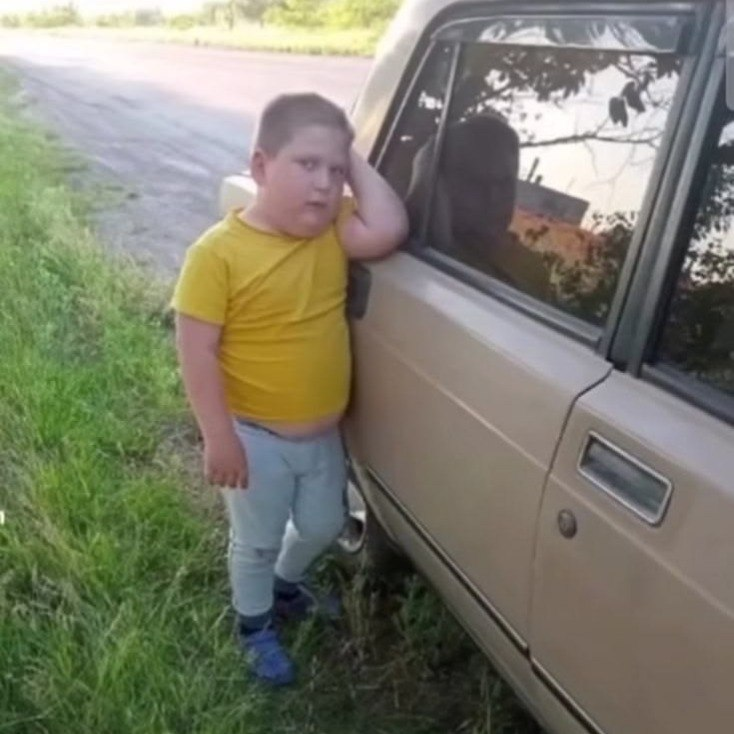
#> input picture lab4/image.jpg, 734 x 734 px
$ jupyter execute lab4.ipynb   (older library calls are emulated)
#> lines starting #> are read from the running program, lines starting #| are printed output that depends on the picture
### Импорт библиотек, загрузка изображения

[cell 1]
import cv2
import matplotlib.pyplot as plt
import numpy as np

img = cv2.imread('image.jpg')
#> img is the input picture: shape (734, 734, 3); mean B, G, R 107.5, 123.6, 123.9
img_gray = cv2.imread('image.jpg', cv2.IMREAD_GRAYSCALE)
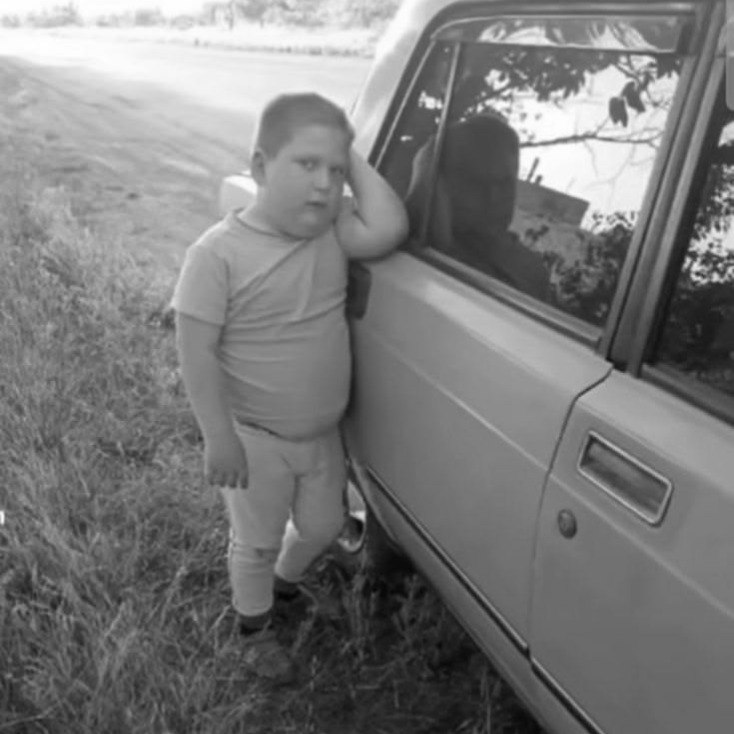
#> img_gray: shape (734, 734); min 3, max 255, mean 121.9

if img is None or img_gray is None:
    raise FileNotFoundError("Файл image.jpg не найден.")

def show_image(images, titles, figsize=(15, 5)):

#> called with figsize = (10, 5)
    if not isinstance(images, (list, tuple)):
        images = [images]
    if not isinstance(titles, (list, tuple)):
        titles = [titles]

    fig, axes = plt.subplots(1, len(images), figsize=figsize)

    if len(images) == 1:
        axes = [axes]

    for ax, image, title in zip(axes, images, titles):
        if image.ndim == 2:
            ax.imshow(image, cmap='gray')
        else:
            ax.imshow(cv2.cvtColor(image, cv2.COLOR_BGR2RGB))

        ax.set_title(title)
        ax.axis('off')
#> this loop made 2 passes
#> title on passes 1 to 2: 'Исходное изображение', 'Изображение в градации серого'

    plt.tight_layout()
    plt.show()
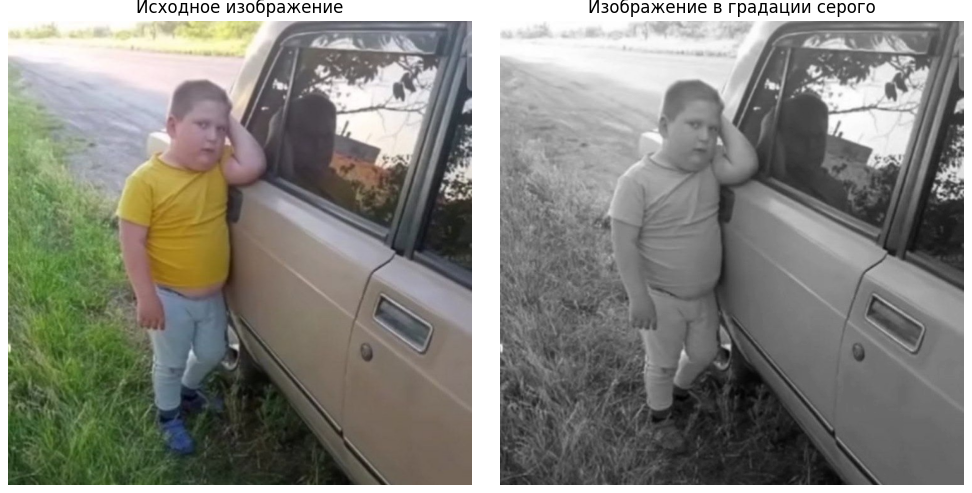
#> figure drawn by matplotlib, 2 panels

show_image([img, img_gray], ['Исходное изображение', 'Изображение в градации серого'], figsize=(10, 5))

### Задание 1. Применить усредняющий фильтр (размер окон 3х3 и 9х9)

[cell 2]
mean_3 = cv2.blur(img_gray, (3, 3))
mean_9 = cv2.blur(img_gray, (9, 9))

show_image([img_gray, mean_3, mean_9],['Исходное изображение','Усредняющий фильтр 3x3','Усредняющий фильтр 9x9'],figsize=(15, 5))
#> the loop in show_image (call 2), `for ax, image, title in zip(axes, images, titles):` made 3 passes
#> title on passes 1 to 3: 'Исходное изображение', 'Усредняющий фильтр 3x3', 'Усредняющий фильтр 9x9'

### Задание 2. Сравнить работу медианного и гауссова фильтров на изображении с шумом

[cell 3]
noisy = img_gray.copy()

rng = np.random.default_rng(42)
noise_mask = rng.random(img_gray.shape)

noisy[noise_mask < 0.025] = 0
noisy[noise_mask > 0.975] = 255
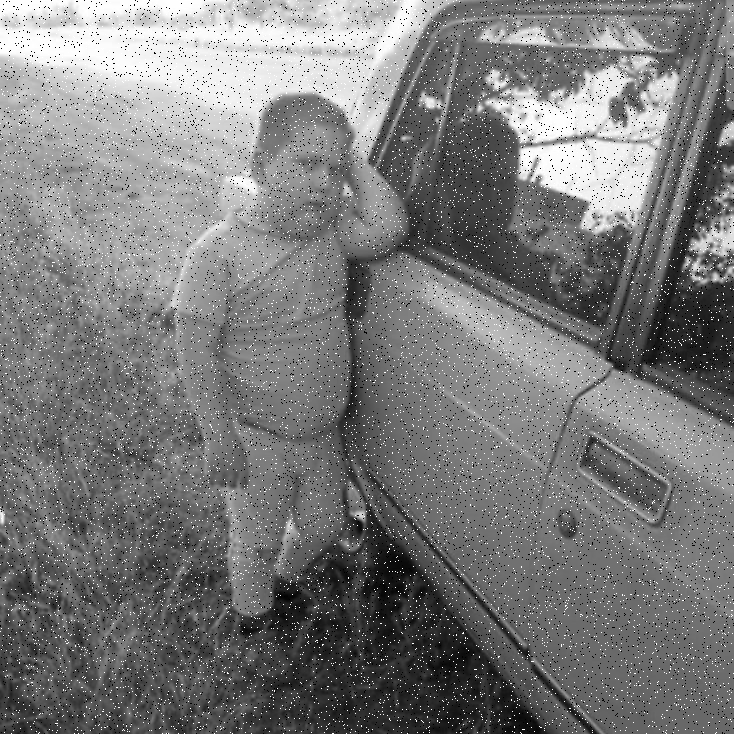
#> noisy: shape (734, 734); min 0, max 255, mean 122.2

median_filtered = cv2.medianBlur(noisy, 5)
gaussian_filtered = cv2.GaussianBlur(noisy, (5, 5), 1.0)

mse_median = np.mean((img_gray.astype(np.float32) - median_filtered.astype(np.float32)) ** 2)
#> mse_median = 12.09
mse_gaussian = np.mean((img_gray.astype(np.float32) - gaussian_filtered.astype(np.float32)) ** 2)
#> mse_gaussian = 95.64

print(f'MSE медианного фильтра: {mse_median:.2f}')
#| MSE медианного фильтра: 12.09
print(f'MSE гауссова фильтра:   {mse_gaussian:.2f}')
#| MSE гауссова фильтра:   95.64

show_image([img_gray, noisy, median_filtered, gaussian_filtered],['Исходное изображение','Изображение с шумом','Медианный фильтр 5x5','Гауссов фильтр 5x5'],figsize=(20, 5))

### Задание 3. Построить градиентное изображение по оператору Собеля

[cell 4]
sobel_x = cv2.Sobel(img_gray, cv2.CV_64F, 1, 0, ksize=3)
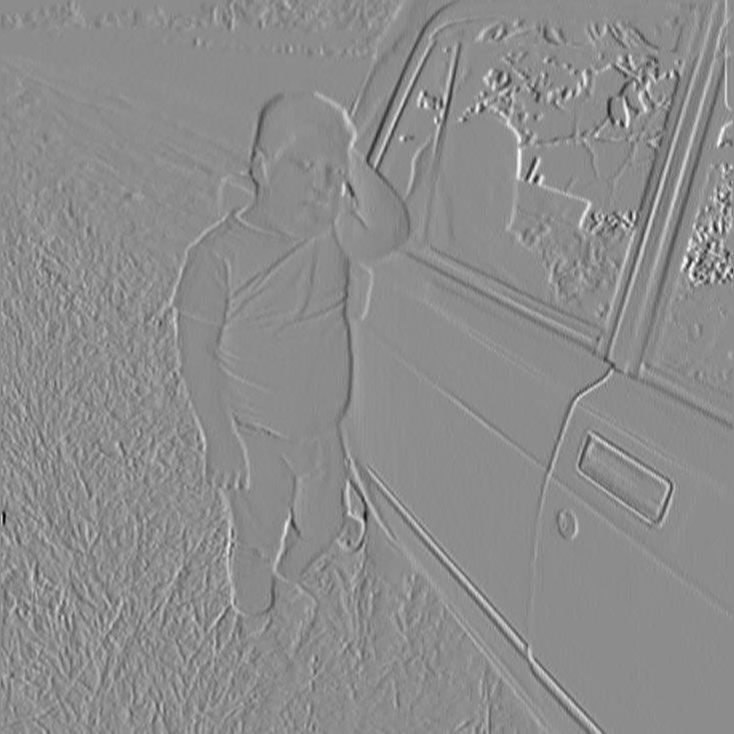
#> sobel_x: shape (734, 734) float64; min -424, max 345, mean -0.2; drawn with min black and max white
sobel_y = cv2.Sobel(img_gray, cv2.CV_64F, 0, 1, ksize=3)
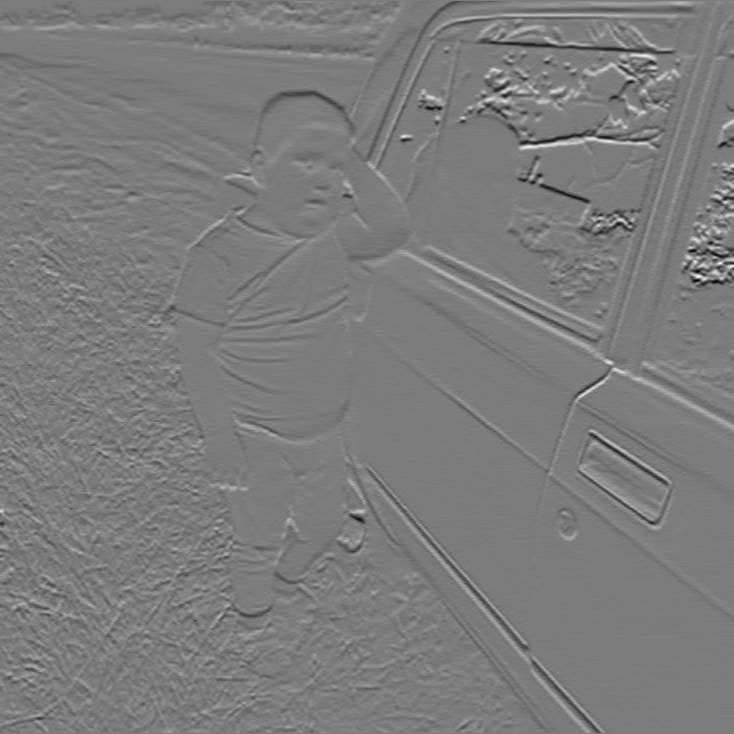
#> sobel_y: shape (734, 734) float64; min -385, max 401, mean -1.3; drawn with min black and max white

sobel_x_show = cv2.convertScaleAbs(sobel_x)
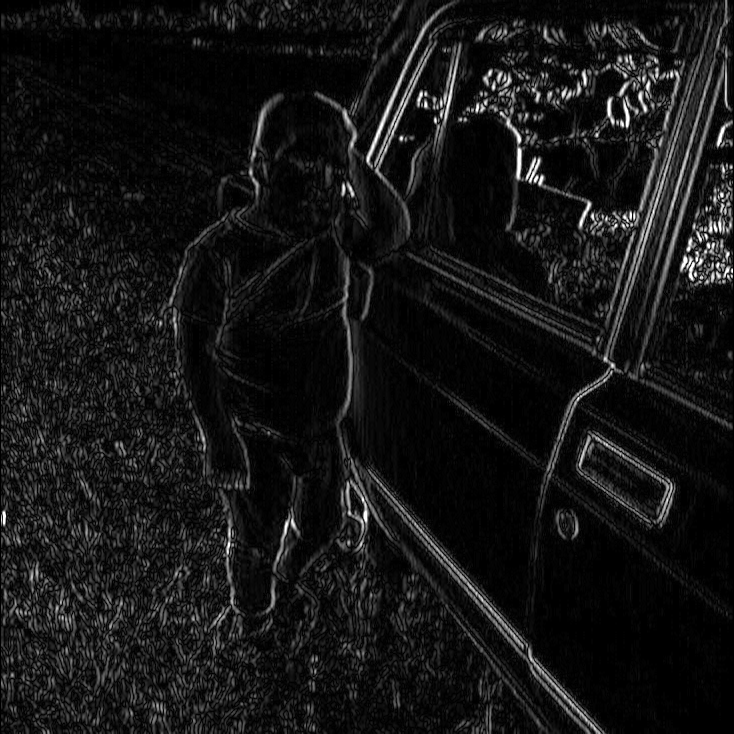
#> sobel_x_show: shape (734, 734); min 0, max 255, mean 21.3
sobel_y_show = cv2.convertScaleAbs(sobel_y)

gradient = np.sqrt(sobel_x ** 2 + sobel_y ** 2)
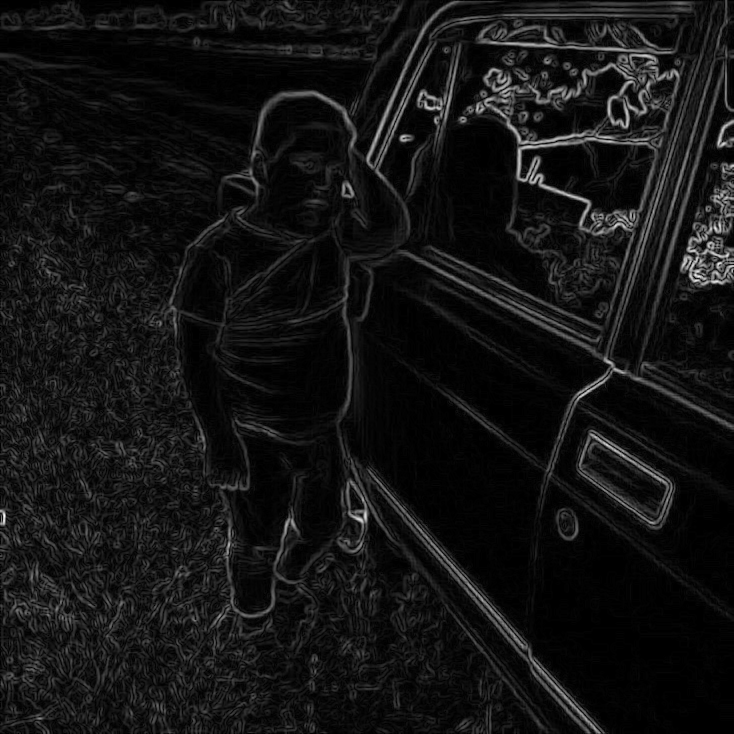
#> gradient: shape (734, 734) float64; min 0, max 428.2, mean 33.2; drawn with min black and max white
gradient = cv2.normalize(
    gradient, None, 0, 255, cv2.NORM_MINMAX
).astype(np.uint8)

show_image([img_gray, sobel_x_show, sobel_y_show, gradient],['Исходное изображение','Собель по X','Собель по Y','Градиентное изображение'],figsize=(18, 5))

### Задание 4. Применить гауссов фильтр с большим σ для сильного размытия

[cell 5]
sigma = 10

strong_gaussian = cv2.GaussianBlur(img_gray, (0, 0), sigmaX=sigma, sigmaY=sigma)
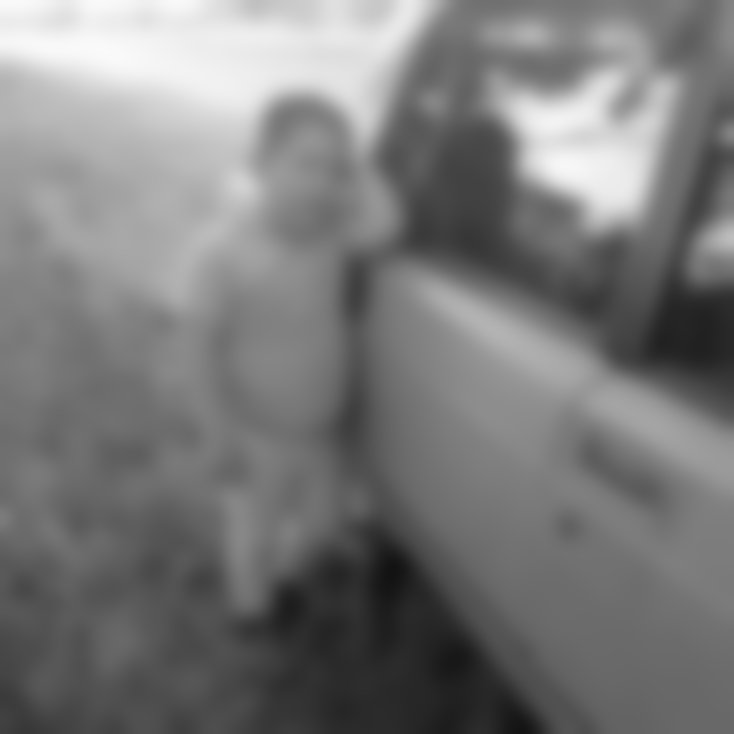
#> strong_gaussian: shape (734, 734); min 19, max 250, mean 121.9

show_image([img_gray, strong_gaussian],['Исходное изображение', f'Гауссово размытие, σ = {sigma}'],figsize=(11, 5))

### Задание 5. Реализовать гауссов НЧ-фильтр в частотной области

[cell 6]
f = np.fft.fft2(img_gray)
f_shift = np.fft.fftshift(f)

rows, cols = img_gray.shape
#> rows = 734; cols = 734
crow, ccol = rows // 2, cols // 2
#> crow = 367; ccol = 367

y, x = np.ogrid[:rows, :cols]
#> y = 734 values from 0 to 733

distance_squared = (y - crow) ** 2 + (x - ccol) ** 2

D0 = 50

gaussian_lpf = np.exp(-distance_squared / (2 * D0 ** 2))

filtered_shift = f_shift * gaussian_lpf

filtered = np.fft.ifft2(np.fft.ifftshift(filtered_shift))
filtered = np.abs(filtered)

filtered = cv2.normalize(
    filtered, None, 0, 255, cv2.NORM_MINMAX
).astype(np.uint8)

show_image([gaussian_lpf, img_gray, filtered],['Гауссова НЧ маска','Исходное изображение','Гауссов НЧ-фильтр'],figsize=(15, 5))
#> the loop in show_image (call 6), `for ax, image, title in zip(axes, images, titles):` made 3 passes
#> in show_image (call 6), `plt.show()`:
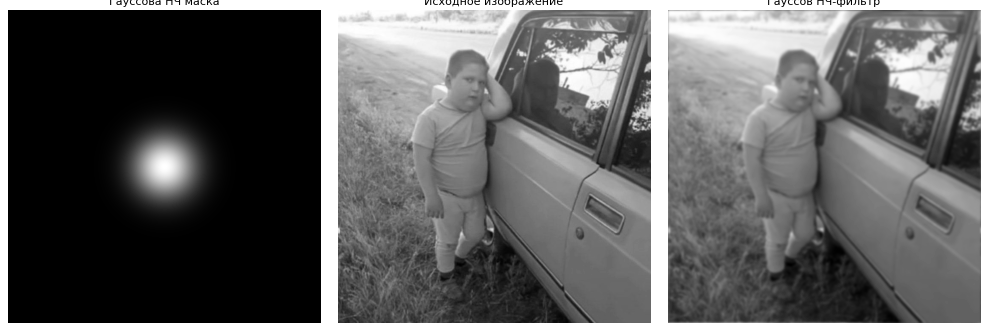
#> figure drawn by matplotlib, 3 panels
